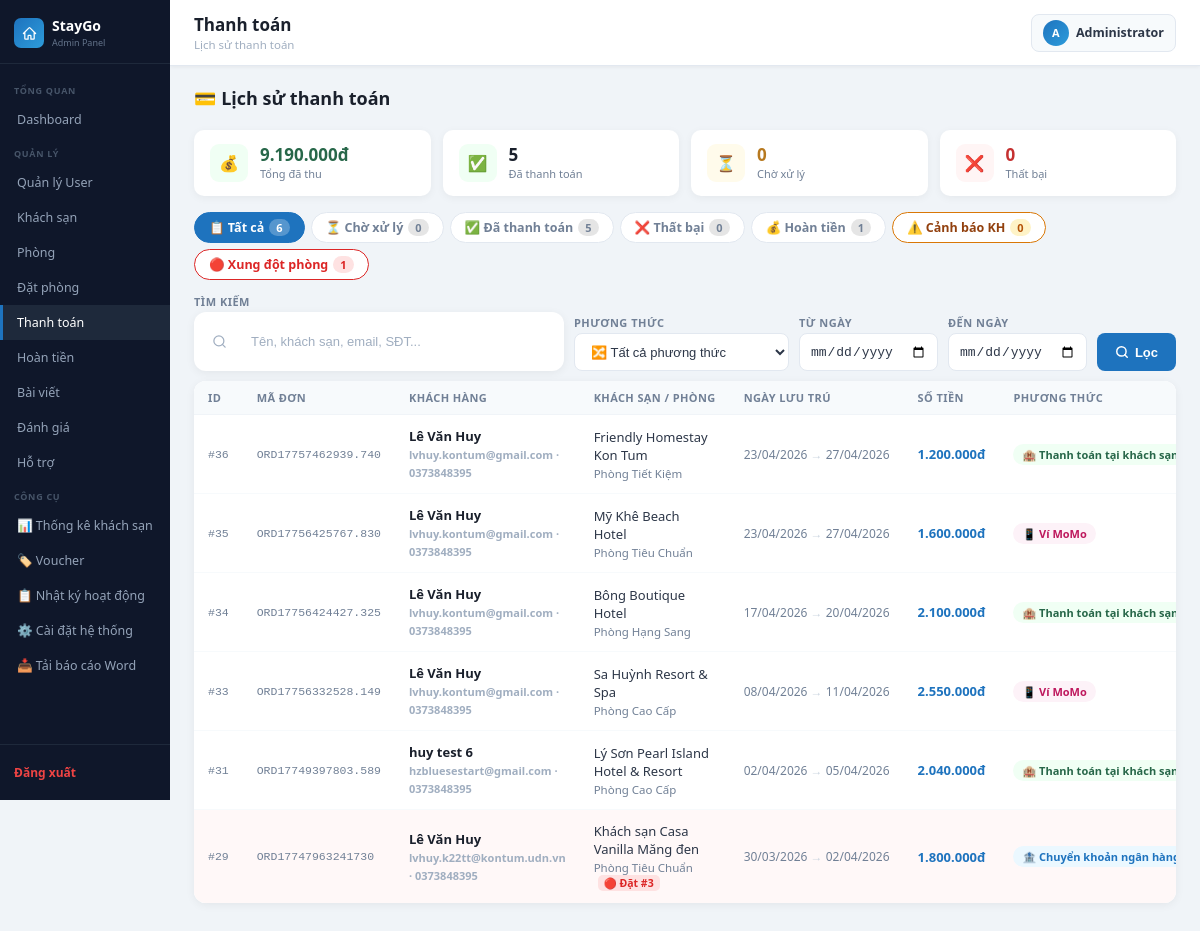
Screenshot of /admin_lvhuy_kontum/payments.php (signed in) with the database file from the repository.
### tables this page shows
CREATE TABLE `payments` (
  `id` int(11) NOT NULL,
  `booking_id` int(11) DEFAULT NULL,
  `hotel_id` int(11) DEFAULT NULL,
  `hotel_name` varchar(255) DEFAULT NULL,
  `room_name` varchar(100) DEFAULT NULL,
  `payment_method` varchar(100) DEFAULT NULL,
  `full_name` varchar(100) DEFAULT NULL,
  `email` varchar(150) DEFAULT NULL,
  `phone` varchar(20) DEFAULT NULL,
  `amount` decimal(10,2) DEFAULT NULL,
  `payment_status` varchar(20) NOT NULL DEFAULT 'pending',
  `qr_scanned` tinyint(1) DEFAULT 0,
  `created_at` timestamp NOT NULL DEFAULT current_timestamp(),
  `updated_at` timestamp NULL DEFAULT NULL ON UPDATE current_timestamp()
);

CREATE TABLE `bookings` (
  `id` int(11) NOT NULL,
  `order_code` varchar(30) NOT NULL,
  `user_id` int(11) DEFAULT NULL,
  `room_id` int(11) DEFAULT NULL,
  `full_name` varchar(100) DEFAULT NULL,
  `email` varchar(100) DEFAULT NULL,
  `phone` varchar(20) DEFAULT NULL,
  `check_in` date DEFAULT NULL,
  `check_out` date DEFAULT NULL,
  `total_price` decimal(10,2) DEFAULT NULL,
  `payment_method` enum('bank','momo','vnpay','hotel','card') NOT NULL,
  `note` text DEFAULT NULL,
  `voucher_code` varchar(30) DEFAULT NULL,
  `discount_amount` decimal(10,2) NOT NULL DEFAULT 0.00,
  `status` varchar(20) NOT NULL DEFAULT 'pending',
  `created_at` timestamp NOT NULL DEFAULT current_timestamp(),
  `updated_at` timestamp NULL DEFAULT NULL ON UPDATE current_timestamp(),
  `refund_requested` tinyint(1) DEFAULT 0,
  `refund_requested_at` datetime DEFAULT NULL,
  `refund_amount` decimal(15,2) DEFAULT 0.00
);

CREATE TABLE `hotels` (
  `id` int(11) NOT NULL,
  `name` varchar(150) DEFAULT NULL,
  `address` varchar(255) DEFAULT NULL,
  `description` text DEFAULT NULL,
  `image` varchar(255) DEFAULT NULL,
  `created_at` timestamp NOT NULL DEFAULT current_timestamp(),
  `updated_at` timestamp NULL DEFAULT NULL ON UPDATE current_timestamp(),
  `location_id` int(11) DEFAULT NULL,
  `rating` decimal(2,1) DEFAULT 0.0,
  `review_text` varchar(50) DEFAULT NULL,
  `review_count` int(11) DEFAULT 0,
  `price` int(11) DEFAULT NULL,
  `old_price` int(11) DEFAULT NULL,
  `checkin_time` varchar(10) DEFAULT '14:00',
  `checkout_time` varchar(10) DEFAULT '12:00',
  `is_active` tinyint(1) DEFAULT 0,
  `is_weekend_deal` tinyint(1) NOT NULL DEFAULT 0,
  `star_category` tinyint(1) NOT NULL DEFAULT 3 COMMENT '1-5 sao (hang khach san)'
);

CREATE TABLE `rooms` (
  `id` int(11) NOT NULL,
  `hotel_id` int(11) DEFAULT NULL,
  `room_name` varchar(100) DEFAULT NULL,
  `bed_type` varchar(100) DEFAULT NULL,
  `price` decimal(10,2) DEFAULT NULL,
  `quantity` int(11) DEFAULT NULL,
  `is_active` tinyint(1) NOT NULL DEFAULT 1,
  `description` text DEFAULT NULL,
  `max_guests` int(11) NOT NULL DEFAULT 2,
  `created_at` timestamp NOT NULL DEFAULT current_timestamp(),
  `updated_at` timestamp NULL DEFAULT NULL ON UPDATE current_timestamp(),
  `image` varchar(255) DEFAULT NULL
);

### admin_lvhuy_kontum/payments.php (the view, shortened to what the rows shown need)
<?php
include("../config/database.php");
include("../includes/admin_header.php");
$search        = isset($_GET['search'])  ? trim($_GET['search'])  : '';
$special       = isset($_GET['special']) ? trim($_GET['special']) : '';
$dup_email_set = [];
$dup_phone_set = [];
$conflict_booking_ids = [];
$conflict_room_orders = [];
$room_order_counter   = [];
$cconf = $conn->query("
    SELECT DISTINCT b1.id AS bid, b1.room_id, b1.created_at
    FROM bookings b1
    JOIN bookings b2
      ON b1.room_id    = b2.room_id
     AND b1.id        != b2.id
     AND b1.check_in  < b2.check_out
     AND b1.check_out > b2.check_in
    WHERE b1.status NOT IN ('cancelled','cancel','canceled')
      AND b2.status NOT IN ('cancelled','cancel','canceled')
    ORDER BY b1.room_id ASC, b1.created_at ASC
");
while ($row = $cconf->fetch_assoc()) {
    $rid = $row['room_id'];
    if (!isset($room_order_counter[$rid])) $room_order_counter[$rid] = 0;
    $room_order_counter[$rid]++;
    $conflict_booking_ids[$row['bid']] = true;
    $conflict_room_orders[$row['bid']] = $room_order_counter[$rid];
}
$conditions = [];
$where = $conditions ? 'WHERE ' . implode(' AND ', $conditions) : '';
$result = $conn->query("
    SELECT p.*,
        b.order_code,
        b.full_name  AS b_full_name,
        b.total_price,
        b.created_at AS booking_date,
        b.check_in,
        b.check_out,
        b.id         AS b_id,
        r.room_name,
        h.name       AS hotel_name
    FROM payments p
    LEFT JOIN bookings b ON p.booking_id = b.id
    LEFT JOIN rooms    r ON b.room_id    = r.id
    LEFT JOIN hotels   h ON r.hotel_id   = h.id
    $where
    ORDER BY p.id DESC
");
$method_map = [
    'VNPay'                    => ['💳 VNPay',                    '#6d28d9', '#f5f3ff'],
    'vnpay'                    => ['💳 VNPay',                    '#6d28d9', '#f5f3ff'],
    'MoMo'                     => ['📱 MoMo',                     '#be185d', '#fdf2f8'],
    'momo'                     => ['📱 MoMo',                     '#be185d', '#fdf2f8'],
    'bank_transfer'            => ['🏦 Chuyển khoản',             '#1e73be', '#ebf8ff'],
    'Bank Transfer'            => ['🏦 Chuyển khoản',             '#1e73be', '#ebf8ff'],
    'banking'                  => ['🏦 Chuyển khoản',             '#1e73be', '#ebf8ff'],
    'bank'                     => ['🏦 Chuyển khoản',             '#1e73be', '#ebf8ff'],
    'cash'                     => ['🏨 Tại khách sạn',            '#276749', '#f0fff4'],
    'pay_at_hotel'             => ['🏨 Tại khách sạn',            '#276749', '#f0fff4'],
    'at_hotel'                 => ['🏨 Tại khách sạn',            '#276749', '#f0fff4'],
    'hotel'                    => ['🏨 Tại khách sạn',            '#276749', '#f0fff4'],
    'credit_card'              => ['💳 Thẻ quốc tế',              '#0f766e', '#f0fdfa'],
    'international_card'       => ['💳 Thẻ quốc tế',              '#0f766e', '#f0fdfa'],
    'card'                     => ['💳 Thẻ quốc tế',              '#0f766e', '#f0fdfa'],
    'visa'                     => ['💳 Visa',                     '#1a56db', '#eff6ff'],
    'Visa'                     => ['💳 Visa',                     '#1a56db', '#eff6ff'],
    'mastercard'               => ['💳 Mastercard',               '#dc2626', '#fef2f2'],
    'Mastercard'               => ['💳 Mastercard',               '#dc2626', '#fef2f2'],
    'jcb'                      => ['💳 JCB',                      '#15803d', '#f0fdf4'],
    'JCB'                      => ['💳 JCB',                      '#15803d', '#f0fdf4'],
    'Chuyển khoản ngân hàng'   => ['🏦 Chuyển khoản ngân hàng',   '#1e73be', '#ebf8ff'],
    'Ví MoMo'                  => ['📱 Ví MoMo',                  '#be185d', '#fdf2f8'],
    'Thanh toán tại khách sạn' => ['🏨 Thanh toán tại khách sạn', '#276749', '#f0fff4'],
    'Thẻ quốc tế'              => ['💳 Thẻ quốc tế',              '#0f766e', '#f0fdfa'],
    'amex'                     => ['💳 American Express',          '#1e40af', '#eff6ff'],
    'american_express'         => ['💳 American Express',          '#1e40af', '#eff6ff'],
    'American Express'         => ['💳 American Express',          '#1e40af', '#eff6ff'],
];
?>
<div class="page-header">
    <h2>💳 Lịch sử thanh toán</h2>
</div>
<div class="section-card">
    <table>
        <thead>
            <tr>
                <th>ID</th>
                <th>Mã đơn</th>
                <th>Khách hàng</th>
                <th>Khách sạn / Phòng</th>
                <th>Ngày lưu trú</th>
                <th>Số tiền</th>
                <th>Phương thức</th>
            </tr>
        </thead>
        <tbody>
        <?php if ($result->num_rows === 0): ?>
            <tr>
                <td colspan="10" style="text-align:center;color:#a0aec0;padding:40px">
                    <?php if ($special === 'duplicate'): ?>
                        ✅ Không có khách hàng trùng lặp trong các giao dịch đang chờ
                    <?php elseif ($special === 'conflict'): ?>
                        ✅ Không có xung đột phòng nào
                    <?php elseif ($search): ?>
                        Không tìm thấy giao dịch nào với &quot;<strong><?= htmlspecialchars($search) ?></strong>&quot;
                    <?php else: ?>
                        Chưa có giao dịch nào
                    <?php endif; ?>
                </td>
            </tr>
        <?php else: ?>
            <?php while ($row = $result->fetch_assoc()):
                $row['payment_status'] = trim($row['payment_status'] ?? '');
                $mm = isset($method_map[trim($row['payment_method'] ?? '')]) ? $method_map[trim($row['payment_method'] ?? '')] : ['💳 ' . ($row['payment_method'] ?? '—'), '#718096', '#f7fafc'];
                $is_dup = ($row['payment_status'] === 'pending') && (
                    (isset($row['email']) && $row['email'] !== '' && isset($dup_email_set[$row['email']])) ||
                    (isset($row['phone']) && $row['phone'] !== '' && isset($dup_phone_set[$row['phone']]))
                );
                $b_id        = isset($row['b_id']) ? (int)$row['b_id'] : 0;
                $is_conflict = $b_id > 0 && isset($conflict_booking_ids[$b_id]);
                $conf_order  = $is_conflict ? ($conflict_room_orders[$b_id] ?? '?') : null;
                $row_bg = '';
                if ($is_conflict) $row_bg = 'background:#fff8f8';
                elseif ($is_dup)  $row_bg = 'background:#fffef0';
                $display_name = !empty($row['full_name']) ? $row['full_name'] : ($row['b_full_name'] ?? '—');
            ?>
            <tr style="<?= $row_bg ?>">
                <td class="td-order">#<?= $row['id'] ?></td>
                <td class="td-order"><?= htmlspecialchars($row['order_code'] ?? '—') ?></td>
                <td class="td-name">
                    <?= htmlspecialchars($display_name) ?>
                    <?php if (!empty($row['email']) || !empty($row['phone'])): ?>
                    <br><span style="font-size:11px;color:#a0aec0">
                        <?= htmlspecialchars($row['email'] ?? '') ?>
                        <?= (!empty($row['email']) && !empty($row['phone'])) ? ' · ' : '' ?>
                        <?= htmlspecialchars($row['phone'] ?? '') ?>
                    </span>
                    <?php endif; ?>
                </td>
                <td>
                    <div style="color:#2d3748;font-size:13px"><?= htmlspecialchars($row['hotel_name'] ?? '—') ?></div>
                    <?php if (!empty($row['room_name'])): ?>
                    <div style="font-size:11.5px;color:#718096;margin-top:2px">
                        <?= htmlspecialchars($row['room_name']) ?>
                        <?php if ($is_conflict): ?>
                        <span style="display:inline-block;margin-left:4px;padding:1px 6px;border-radius:5px;font-size:10.5px;font-weight:700;background:#fee2e2;color:#dc2626">
                            🔴 Đặt #<?= $conf_order ?>
                        </span>
                        <?php endif; ?>
                    </div>
                    <?php elseif ($is_conflict): ?>
                    <span style="display:inline-block;margin-top:2px;padding:1px 6px;border-radius:5px;font-size:10.5px;font-weight:700;background:#fee2e2;color:#dc2626">
                        🔴 Đặt #<?= $conf_order ?>
                    </span>
                    <?php endif; ?>
                </td>
                <td style="font-size:12px;color:#718096;white-space:nowrap">
                    <?php if (!empty($row['check_in']) && !empty($row['check_out'])): ?>
                        <?= date('d/m/Y', strtotime($row['check_in'])) ?>
                        <span style="color:#cbd5e0"> → </span>
                        <?= date('d/m/Y', strtotime($row['check_out'])) ?>
                    <?php else: ?>—<?php endif; ?>
                </td>
                <td class="td-price"><?= number_format($row['total_price'] ?? $row['amount'] ?? 0, 0, ',', '.') ?>đ</td>
                <td>
                    <span class="status-badge" style="color:<?= $mm[1] ?>;background:<?= $mm[2] ?>">
                        <?= $mm[0] ?>
                    </span>
                </td>
            </tr>
            <?php endwhile; ?>
        <?php endif; ?>
        </tbody>
    </table>
</div>
<?php include("../includes/admin_footer.php"); ?>

### rows the page displays
payments: id "36", booking.order_code "ORD17757462939.740", full_name "Lê Văn Huy", email "lvhuy.kontum@gmail.com", phone "0373848395", hotel.name "Friendly Homestay Kon Tum", rooms.room_name "Phòng Tiết Kiệm", booking.check_in "23/04/2026", booking.check_out "27/04/2026", booking.total_price "1.200.000", payment_method "🏨 Thanh toán tại khách…"
payments: id "35", booking.order_code "ORD17756425767.830", full_name "Lê Văn Huy", email "lvhuy.kontum@gmail.com", phone "0373848395", hotel.name "Mỹ Khê Beach Hotel", rooms.room_name "Phòng Tiêu Chuẩn", booking.check_in "23/04/2026", booking.check_out "27/04/2026", booking.total_price "1.600.000", payment_method "📱 Ví MoMo"
payments: id "34", booking.order_code "ORD17756424427.325", full_name "Lê Văn Huy", email "lvhuy.kontum@gmail.com", phone "0373848395", hotel.name "Bông Boutique Hotel", rooms.room_name "Phòng Hạng Sang", booking.check_in "17/04/2026", booking.check_out "20/04/2026", booking.total_price "2.100.000", payment_method "🏨 Thanh toán tại khách…"
payments: id "33", booking.order_code "ORD17756332528.149", full_name "Lê Văn Huy", email "lvhuy.kontum@gmail.com", phone "0373848395", hotel.name "Sa Huỳnh Resort & Spa", rooms.room_name "Phòng Cao Cấp", booking.check_in "08/04/2026", booking.check_out "11/04/2026", booking.total_price "2.550.000", payment_method "📱 Ví MoMo"
payments: id "31", booking.order_code "ORD17749397803.589", full_name "huy test 6", email "hzbluesestart@gmail.com", phone "0373848395", hotel.name "Lý Sơn Pearl Island Hotel & Resort", rooms.room_name "Phòng Cao Cấp", booking.check_in "02/04/2026", booking.check_out "05/04/2026", booking.total_price "2.040.000", payment_method "🏨 Thanh toán tại khách…"
payments: id "29", booking.order_code "ORD17747963241730", full_name "Lê Văn Huy", email "lvhuy.k22tt@kontum.udn.vn", phone "0373848395", hotel.name "Khách sạn Casa Vanilla Măng đen", rooms.room_name "Phòng Tiêu Chuẩn", booking "3", booking.check_in "30/03/2026", booking.check_out "02/04/2026", booking.total_price "1.800.000", payment_method "🏦 Chuyển khoản ngân…"

### other values shown
$page_title "Thanh toán"
$page_subtitle "Lịch sử thanh toán"
$admin_avatar "A"
$admin_name "Administrator"
$total_paid "9.190.000"
$count_paid "5"
$count_pending "0"
$count_failed "0"
$label "📋 Tất cả"
$cnt "6"
$label "⏳ Chờ xử lý"
$cnt "0"
$label "✅ Đã thanh toán"
$cnt "5"
$label "❌ Thất bại"
